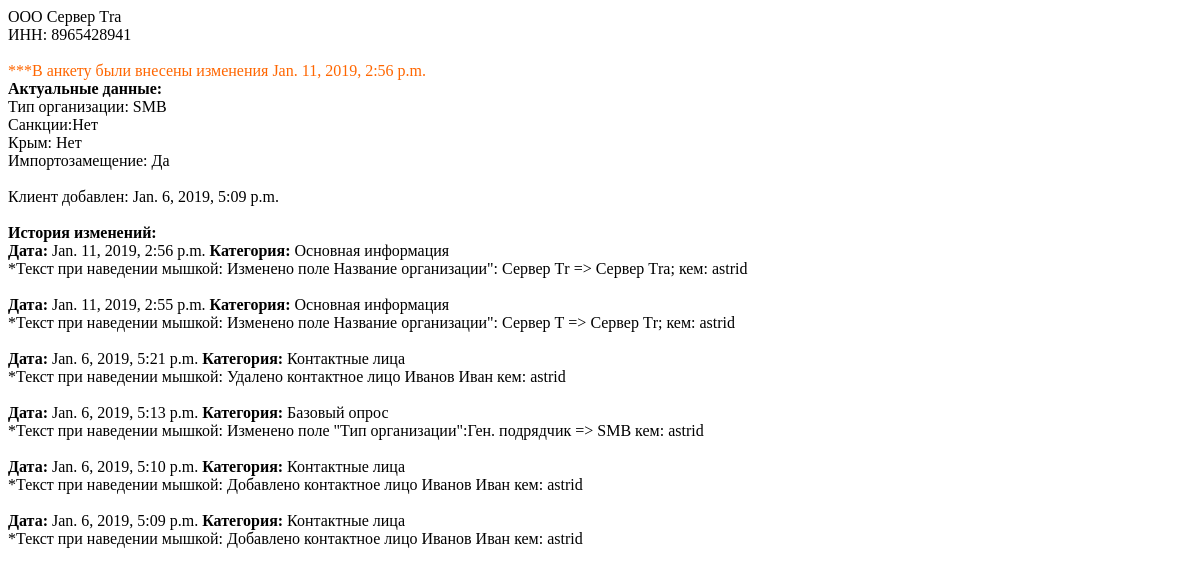
The app's page /clients/30/hist/ (signed in), older data.
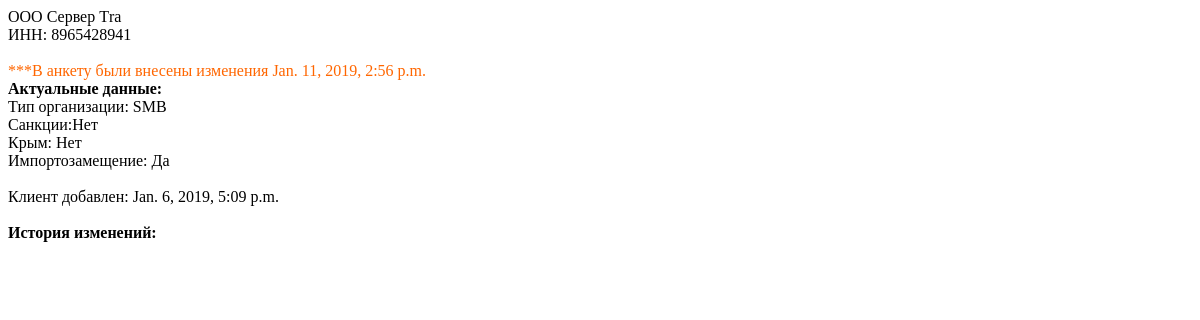
The same page, newer data.
### survey/models.py (models this page shows)
class ClientChange(models.Model):
    objects = models.Manager()
    client = models.ForeignKey(Client, on_delete=models.CASCADE)
    manager = models.ForeignKey(User, on_delete=models.DO_NOTHING, null=True, blank=True)
    changed_at = models.DateTimeField(auto_now_add=True)
    ch_type = models.CharField(max_length=64)
    change = models.TextField(blank=True)
    delete = models.NullBooleanField()
    first_name = models.CharField(verbose_name=u'Имя', max_length=64, blank=True)
    father_name = models.CharField(verbose_name=u'Отчество', max_length=64, blank=True)
    last_name = models.CharField(verbose_name=u'Фамилия', max_length=64, blank=True)
    phone_number = models.CharField(verbose_name=u'Телефон', max_length=14, blank=True)
    phone_number2 = models.CharField(verbose_name=u'Доп. телефон', max_length=14, blank=True)
    email = models.EmailField(verbose_name=u'E-mail', blank=True)
    position = models.CharField(verbose_name=u'Должность', max_length=128, blank=True)
    class Meta:
        ordering = ['-id']
        verbose_name = u'История клиента'
        verbose_name_plural = u'Истории клиентов'

### survey/views.py (the view)
# urls.py: url(r'^clients/(?P<num>[0-9]+)/hist/$', login_required(views.client_hist)),
def client_hist(request, num, ch=None):
    template_name = 'client_hist.html'
    c = get_object_or_404(Client, id=num)
    changes = ClientChange.objects.filter(client=c)
    old = ch
    if old is not None:
        old = get_object_or_404(ClientChange, id=ch)
        template_name = 'hist_old.html'
    return render(request, template_name, {'client': c,
                                           'changes': changes,
                                           'old': old})

### survey/templatetags/get_verbose_name.py (called while the page is built)
@register.tag
def model_field_verbose_name(parser, token):
    return _get_model_field_attr('model_field_verbose_name', 'verbose_name', token)

def _get_model_field_attr(tag_name, attr_name, token):
    tokens = token.split_contents()
    tokens_num = len(tokens)
    if tokens_num not in (3, 5):
        raise template.TemplateSyntaxError(
            '`%(tag_name)s` tag requires two or four arguments. '
            'E.g.: {%% %(tag_name)s from model.field %%} or {%% %(tag_name)s from model.field as myvar %%}.'
            % {'tag_name': tag_name}
        )
    field = tokens[2]
    as_var = None
    tokens = tokens[3:]
    if len(tokens) >= 2 and tokens[-2] == 'as':
        as_var = tokens[-1]
    return FieldAttrNode(field, attr_name, tag_name, as_var)

### survey/templates/client_hist.html (shortened to what this page needs)
<!DOCTYPE html>
<html lang="en">
<head>
</head>
<body>
{% load get_verbose_name %}
{{ client.form }} {{ client.name }}</br>
{% model_field_verbose_name from client.inn %}: {{ client.inn }}
<span style="color: #ff6600;">***В анкету были внесены изменения {{ client.changed_at }}</span></br>
<b>Актуальные данные:</b> </br>
{% model_field_verbose_name from client.type %}: {{ client.type }} </br>
{% model_field_verbose_name from client.sanctions %}:{{ client.sanctions }} </br>
{% model_field_verbose_name from client.crimea %}: {{ client.crimea }} </br>
{% model_field_verbose_name from client.imp %}: {{ client.imp }} </br>
{% model_field_verbose_name from client.added_at %}: {{ client.added_at }}
<b>История изменений:</b></br>
{% for change in changes %}
<b> Дата:</b> {{ change.changed_at }} <b>Категория: </b>{{ change.ch_type }}</br>
*Текст при наведении мышкой: {{ change.change }} кем: {{ change.manager }}</br>
{% endfor %}
</body>
</html>

Row changes from the older to the newer data that the page shows:
removed ClientChange: changed_at "Jan. 11, 2019, 2:56 p.m.", ch_type "Основная информация", change "Изменено поле Название организации\": Сервер Тr => Сервер Тra;", manager "astrid"
removed ClientChange: changed_at "Jan. 11, 2019, 2:55 p.m.", ch_type "Основная информация", change "Изменено поле Название организации\": Сервер Т => Сервер Тr;", manager "astrid"
removed ClientChange: changed_at "Jan. 6, 2019, 5:21 p.m.", ch_type "Контактные лица", change "Удалено контактное лицо Иванов Иван", manager "astrid"
removed ClientChange: changed_at "Jan. 6, 2019, 5:13 p.m.", ch_type "Базовый опрос", change "Изменено поле \"Тип организации\":Ген. подрядчик => SMB", manager "astrid"
removed ClientChange: changed_at "Jan. 6, 2019, 5:10 p.m.", ch_type "Контактные лица", change "Добавлено контактное лицо Иванов Иван", manager "astrid"
removed ClientChange: changed_at "Jan. 6, 2019, 5:09 p.m.", ch_type "Контактные лица", change "Добавлено контактное лицо Иванов Иван", manager "astrid"
